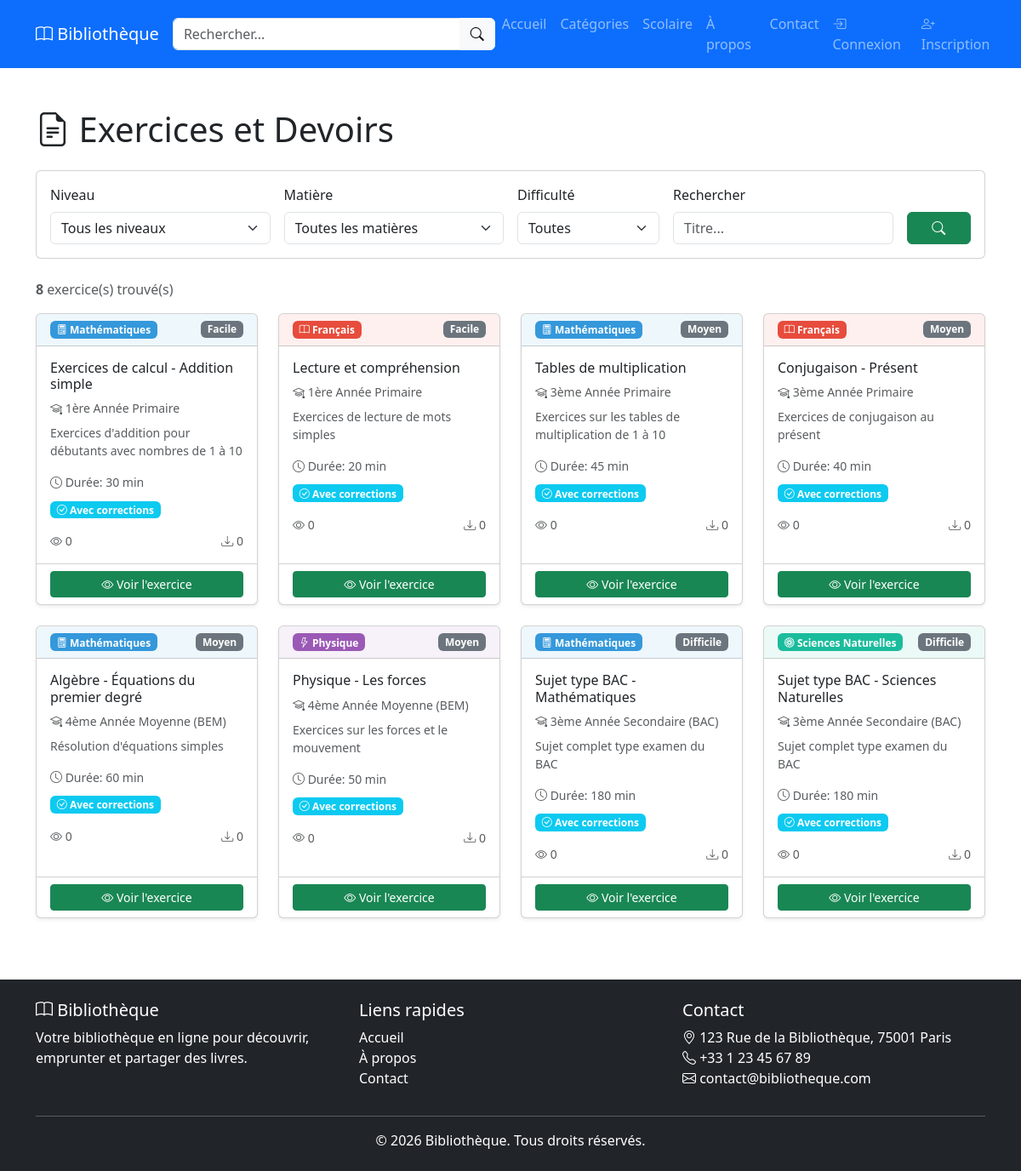
/school/exercises, run on the app's committed database.
### tables this page shows
CREATE TABLE exercises
                                                                    (
                                                                        id INT
                                                                        UNSIGNED AUTO_INCREMENT PRIMARY KEY,
    title VARCHAR
                                                                        (255) NOT NULL,
    description TEXT,
    school_level_id INT UNSIGNED NOT NULL,
    subject_id INT UNSIGNED NOT NULL,
    book_id INT UNSIGNED,
    difficulty ENUM
                                                                        ('facile', 'moyen', 'difficile') DEFAULT 'moyen',
    duration_minutes INT,
    file_path VARCHAR
                                                                        (255),
    file_type ENUM
                                                                        ('pdf', 'doc', 'docx', 'image') DEFAULT 'pdf',
    has_solutions TINYINT
                                                                        (1) DEFAULT 0,
    solutions_file VARCHAR
                                                                        (255),
    view_count INT UNSIGNED DEFAULT 0,
    download_count INT UNSIGNED DEFAULT 0,
    status ENUM
                                                                        ('active', 'inactive') DEFAULT 'active',
    created_by INT UNSIGNED,
    created_at TIMESTAMP DEFAULT CURRENT_TIMESTAMP,
    updated_at TIMESTAMP DEFAULT CURRENT_TIMESTAMP ON
                                                                        UPDATE CURRENT_TIMESTAMP,
    FOREIGN KEY
                                                                        (school_level_id) REFERENCES school_levels
                                                                        (id) ON
                                                                        DELETE CASCADE,
    FOREIGN KEY (subject_id)
                                                                        REFERENCES school_subjects
                                                                        (id) ON
                                                                        DELETE CASCADE,
    FOREIGN KEY (book_id)
                                                                        REFERENCES books
                                                                        (id) ON
                                                                        DELETE
                                                                        SET NULL
                                                                        ,
    FOREIGN KEY
                                                                        (created_by) REFERENCES users
                                                                        (id) ON
                                                                        DELETE
                                                                        SET NULL
                                                                        ,
    INDEX idx_level_subject
                                                                        (school_level_id, subject_id),
    INDEX idx_difficulty
                                                                        (difficulty),
    INDEX idx_status
                                                                        (status),
    FULLTEXT idx_exercises_search
                                                                        (title, description)
);

CREATE TABLE school_subjects
            (
                id INT
                UNSIGNED AUTO_INCREMENT PRIMARY KEY,
    name VARCHAR
                (100) NOT NULL,
    slug VARCHAR
                (100) NOT NULL UNIQUE,
    description TEXT,
    icon VARCHAR
                (50),
    color VARCHAR
                (20),
    display_order INT DEFAULT 0,
    status ENUM
                ('active', 'inactive') DEFAULT 'active',
    created_at TIMESTAMP DEFAULT CURRENT_TIMESTAMP,
    updated_at TIMESTAMP DEFAULT CURRENT_TIMESTAMP ON
                UPDATE CURRENT_TIMESTAMP,
    INDEX idx_slug (slug)
                );

CREATE TABLE school_levels
        (
            id INT
            UNSIGNED AUTO_INCREMENT PRIMARY KEY,
    name VARCHAR
            (100) NOT NULL,
    slug VARCHAR
            (100) NOT NULL UNIQUE,
    level_order INT NOT NULL,
    category_id INT UNSIGNED,
    description TEXT,
    age_range VARCHAR
            (50),
    status ENUM
            ('active', 'inactive') DEFAULT 'active',
    created_at TIMESTAMP DEFAULT CURRENT_TIMESTAMP,
    updated_at TIMESTAMP DEFAULT CURRENT_TIMESTAMP ON
            UPDATE CURRENT_TIMESTAMP,
    FOREIGN KEY
            (category_id) REFERENCES categories
            (id) ON
            DELETE
            SET NULL
            ,
    INDEX idx_level_order
            (level_order),
    INDEX idx_status
            (status)
);

### controllers/SchoolController.php (called while the page is built, shortened)
<?php
class SchoolController {
    private Exercise $exerciseModel;
    public function __construct() {
        $this->exerciseModel = new Exercise();
    }
    public function exercises(): void {
        $page = isset($_GET['page']) ? (int)$_GET['page'] : 1;
        $page = max(1, $page);
        $filters = [
            'level_id' => isset($_GET['level']) ? (int)$_GET['level'] : null,
            'subject_id' => isset($_GET['subject']) ? (int)$_GET['subject'] : null,
            'difficulty' => isset($_GET['difficulty']) ? sanitize($_GET['difficulty']) : null,
            'search' => isset($_GET['search']) ? sanitize($_GET['search']) : null,
        ];
        $filters = array_filter($filters, fn($v) => $v !== null && $v !== '');
        $total = $this->exerciseModel->countExercises($filters);
        $pagination = paginate($total, $page, 12);
        $exercises = $this->exerciseModel->getExercises($filters, $pagination['offset'], $pagination['per_page']);
        require_once ROOT_PATH . '/views/school/exercises.php';
    }
}

### public/index.php (called while the page is built, shortened)
<?php
spl_autoload_register(function ($class) {
    $paths = [
        ROOT_PATH . '/core/',
        ROOT_PATH . '/models/',
        ROOT_PATH . '/controllers/',
        ROOT_PATH . '/middleware/',
    ];
    foreach ($paths as $path) {
        $file = $path . $class . '.php';
        if (file_exists($file)) {
            return;
        }
    }
});
require_once ROOT_PATH . '/helpers/security.php';
require_once ROOT_PATH . '/helpers/helpers.php';
$router = require_once ROOT_PATH . '/routes/web.php';
$router->dispatch();

### helpers/helpers.php (called while the page is built, shortened)
<?php
function url(string $path = ''): string {
    return APP_URL . $path;
}
function truncate(?string $text, int $length = 100, string $suffix = '...'): string {
    if (mb_strlen($text) <= $length) {
        return $text;
    }
    return mb_substr($text, 0, $length) . $suffix;
}
function paginate(int $total, int $page = 1, int $perPage = ITEMS_PER_PAGE): array {
    $totalPages = ceil($total / $perPage);
    $page = max(1, min($page, $totalPages));
    $offset = ($page - 1) * $perPage;
    return [
        'total' => $total,
        'per_page' => $perPage,
        'current_page' => $page,
        'total_pages' => $totalPages,
        'offset' => $offset,
        'has_prev' => $page > 1,
        'has_next' => $page < $totalPages
    ];
}

### helpers/security.php (called while the page is built, shortened)
<?php
function escape(?string $value): string {
    return htmlspecialchars($value, ENT_QUOTES, 'UTF-8');
}

### core/Database.php (called while the page is built, shortened)
<?php
class Database {
    private static ?PDO $instance = null;
    private static array $config;
    public static function getInstance(): PDO {
        if (self::$instance === null) {
            self::$config = require ROOT_PATH . '/config/database.php';
            try {
                $dsn = sprintf(
                    "mysql:host=%s;port=%s;dbname=%s;charset=%s",
                    self::$config['host'],
                    self::$config['port'],
                    self::$config['database'],
                    self::$config['charset']
                );
                self::$instance = new PDO(
                    $dsn,
                    self::$config['username'],
                    self::$config['password'],
                    self::$config['options']
                );
            } catch (PDOException $e) {
                error_log("Database Connection Error: " . $e->getMessage());
                die("Erreur de connexion à la base de données. Veuillez réessayer plus tard.");
            }
        }
        return self::$instance;
    }
    public static function query(string $sql, array $params = []): PDOStatement {
        try {
            $stmt = self::getInstance()->prepare($sql);
            $stmt->execute($params);
            return $stmt;
        } catch (PDOException $e) {
            error_log("Query Error: " . $e->getMessage() . " | SQL: " . $sql);
            throw $e;
        }
    }
}
?>

### models/Exercise.php (called while the page is built, shortened)
<?php
class Exercise extends Model {
    protected string $table = 'exercises';
    public function getExercises(array $filters = [], int $offset = 0, int $limit = 12): array {
        $sql = "SELECT e.*,
                sl.name as level_name,
                ss.name as subject_name,
                ss.icon as subject_icon,
                ss.color as subject_color
                FROM {$this->table} e
                INNER JOIN school_levels sl ON e.school_level_id = sl.id
                INNER JOIN school_subjects ss ON e.subject_id = ss.id
                WHERE e.status = 'active'";
        $params = [];
        $sql .= " ORDER BY e.created_at DESC LIMIT :limit OFFSET :offset";
        $stmt = $this->db->prepare($sql);
        $stmt->bindValue(':limit', $limit, PDO::PARAM_INT);
        $stmt->bindValue(':offset', $offset, PDO::PARAM_INT);
        $stmt->execute();
        return $stmt->fetchAll();
    }
    public function countExercises(array $filters = []): int {
        $sql = "SELECT COUNT(*) as total FROM {$this->table} e WHERE e.status = 'active'";
        $params = [];
        $stmt = Database::query($sql, $params);
        $result = $stmt->fetch();
        return (int) $result['total'];
    }
}

### core/Model.php (called while the page is built, shortened)
<?php
require_once ROOT_PATH . '/core/Database.php';
abstract class Model {
    public function __construct() {
        $this->db = Database::getInstance();
    }
}
?>

### views/school/exercises.php (the view, shortened to what this page needs)
<?php
require_once ROOT_PATH . '/views/layouts/header.php';
require_once ROOT_PATH . '/views/layouts/navbar.php';
?>
<div class="container my-5">
    <h1 class="mb-4"><i class="bi bi-file-earmark-text"></i> Exercices et Devoirs</h1>
    <div class="card mb-4">
        <div class="card-body">
            <form method="GET" action="<?php echo url('/school/exercises'); ?>" class="row g-3">
                <div class="col-md-3">
                    <label class="form-label">Niveau</label>
                    <select name="level" class="form-select">
                        <option value="">Tous les niveaux</option>
                    </select>
                </div>
                <div class="col-md-3">
                    <label class="form-label">Matière</label>
                    <select name="subject" class="form-select">
                        <option value="">Toutes les matières</option>
                    </select>
                </div>
                <div class="col-md-2">
                    <label class="form-label">Difficulté</label>
                    <select name="difficulty" class="form-select">
                        <option value="">Toutes</option>
                    </select>
                </div>
                <div class="col-md-3">
                    <label class="form-label">Rechercher</label>
                    <input type="text" name="search" class="form-control"
                           placeholder="Titre..."
                           value="<?php echo escape($_GET['search'] ?? ''); ?>">
                </div>
                <div class="col-md-1 d-flex align-items-end">
                    <button type="submit" class="btn btn-success w-100">
                        <i class="bi bi-search"></i>
                    </button>
                </div>
            </form>
        </div>
    </div>
    <div class="mb-3">
        <p class="text-muted">
            <strong><?php echo $total; ?></strong> exercice(s) trouvé(s)
        </p>
    </div>
    <?php if (empty($exercises)): ?>
        <div class="alert alert-info">
            <i class="bi bi-info-circle"></i> Aucun exercice trouvé avec ces critères.
        </div>
    <?php else: ?>
        <div class="row">
            <?php foreach ($exercises as $exercise): ?>
                <div class="col-md-4 col-lg-3 mb-4">
                    <div class="card h-100 shadow-sm exercise-card">
                        <div class="card-header" style="background-color: <?php echo $exercise['subject_color']; ?>15;">
                            <div class="d-flex justify-content-between align-items-start">
                                <span class="badge" style="background-color: <?php echo $exercise['subject_color']; ?>">
                                    <i class="<?php echo $exercise['subject_icon']; ?>"></i>
                                    <?php echo escape($exercise['subject_name']); ?>
                                </span>
                                <span class="badge bg-secondary"><?php echo ucfirst($exercise['difficulty']); ?></span>
                            </div>
                        </div>
                        <div class="card-body">
                            <h6 class="card-title"><?php echo truncate($exercise['title'], 70); ?></h6>
                            <p class="text-muted small mb-2">
                                <i class="bi bi-mortarboard"></i> <?php echo escape($exercise['level_name']); ?>
                            </p>
                            <p class="card-text small text-muted"><?php echo truncate($exercise['description'], 100); ?></p>
                            <?php if ($exercise['duration_minutes']): ?>
                                <p class="small text-muted mb-2">
                                    <i class="bi bi-clock"></i> Durée: <?php echo $exercise['duration_minutes']; ?> min
                                </p>
                            <?php endif; ?>
                            <?php if ($exercise['has_solutions']): ?>
                                <span class="badge bg-info">
                                    <i class="bi bi-check-circle"></i> Avec corrections
                                </span>
                            <?php endif; ?>
                            <div class="d-flex justify-content-between text-muted small mt-3">
                                <span><i class="bi bi-eye"></i> <?php echo $exercise['view_count']; ?></span>
                                <span><i class="bi bi-download"></i> <?php echo $exercise['download_count']; ?></span>
                            </div>
                        </div>
                        <div class="card-footer bg-transparent">
                            <a href="<?php echo url('/school/exercise?id=' . $exercise['id']); ?>"
                               class="btn btn-sm btn-success w-100">
                                <i class="bi bi-eye"></i> Voir l'exercice
                            </a>
                        </div>
                    </div>
                </div>
            <?php endforeach; ?>
        </div>
    <?php endif; ?>
</div>
<?php require_once ROOT_PATH . '/views/layouts/footer.php'; ?>

### views/school/exercises.php (style rules this page uses)
.exercise-card { transition: transform 0.3s, box-shadow 0.3s; }

### data on the page
exercises: subject.name "Mathématiques", difficulty "Facile", title "Exercices de calcul - Addition simple", school_level.name "1ère Année Primaire", description "Exercices d'addition pour débutants avec nombres de 1 à 10", duration_minutes "30", has_solutions 1 (drawn), view_count "0", download_count "0"
exercises: subject.name "Français", difficulty "Facile", title "Lecture et compréhension", school_level.name "1ère Année Primaire", description "Exercices de lecture de mots simples", duration_minutes "20", has_solutions 1 (drawn), view_count "0", download_count "0"
exercises: subject.name "Mathématiques", difficulty "Moyen", title "Tables de multiplication", school_level.name "3ème Année Primaire", description "Exercices sur les tables de multiplication de 1 à 10", duration_minutes "45", has_solutions 1 (drawn), view_count "0", download_count "0"
exercises: subject.name "Français", difficulty "Moyen", title "Conjugaison - Présent", school_level.name "3ème Année Primaire", description "Exercices de conjugaison au présent", duration_minutes "40", has_solutions 1 (drawn), view_count "0", download_count "0"
exercises: subject.name "Mathématiques", difficulty "Moyen", title "Algèbre - Équations du premier degré", school_level.name "4ème Année Moyenne (BEM)", description "Résolution d'équations simples", duration_minutes "60", has_solutions 1 (drawn), view_count "0", download_count "0"
exercises: subject.name "Physique", difficulty "Moyen", title "Physique - Les forces", school_level.name "4ème Année Moyenne (BEM)", description "Exercices sur les forces et le mouvement", duration_minutes "50", has_solutions 1 (drawn), view_count "0", download_count "0"
exercises: subject.name "Mathématiques", difficulty "Difficile", title "Sujet type BAC - Mathématiques", school_level.name "3ème Année Secondaire (BAC)", description "Sujet complet type examen du BAC", duration_minutes "180", has_solutions 1 (drawn), view_count "0", download_count "0"
exercises: subject.name "Sciences Naturelles", difficulty "Difficile", title "Sujet type BAC - Sciences Naturelles", school_level.name "3ème Année Secondaire (BAC)", description "Sujet complet type examen du BAC", duration_minutes "180", has_solutions 1 (drawn), view_count "0", download_count "0"

### other printed values
APP_NAME "Bibliothèque"
$total "8"
